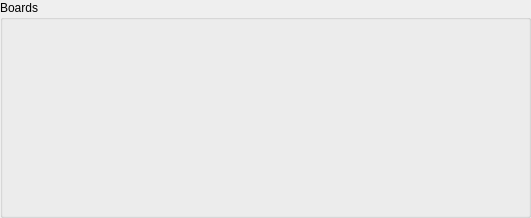
   <widget class="QGroupBox" name="groupBox_Boards">
    <property name="geometry">
     <rect>
      <x>0</x>
      <y>480</y>
      <width>531</width>
      <height>218</height>
     </rect>
    </property>
    <property name="toolTip">
     <string>&lt;!DOCTYPE HTML PUBLIC &quot;-//W3C//DTD HTML 4.0//EN&quot; &quot;http://www.w3.org/TR/REC-html40/strict.dtd&quot;&gt;
&lt;html&gt;&lt;head&gt;&lt;meta name=&quot;qrichtext&quot; content=&quot;1&quot; /&gt;&lt;style type=&quot;text/css&quot;&gt;
p, li { white-space: pre-wrap; }
&lt;/style&gt;&lt;/head&gt;&lt;body style=&quot; font-family:'MS Shell Dlg 2'; font-size:8.25pt; font-weight:400; font-style:normal;&quot;&gt;
&lt;p align=&quot;center&quot; style=&quot; margin-top:0px; margin-bottom:0px; margin-left:0px; margin-right:0px; -qt-block-indent:0; text-indent:0px;&quot;&gt;&lt;img src=&quot;:/icon/mog&quot; /&gt;&lt;span style=&quot; font-size:8pt;&quot;&gt; The &lt;/span&gt;&lt;span style=&quot; font-size:8pt; font-weight:600; color:#0000ff;&quot;&gt;board&lt;/span&gt;&lt;span style=&quot; font-size:8pt;&quot;&gt; you will play on your next &lt;/span&gt;&lt;span style=&quot; font-size:8pt; font-weight:600;&quot;&gt;Tetra Master duel&lt;/span&gt;&lt;span style=&quot; font-size:8pt;&quot;&gt;.&lt;/span&gt;&lt;/p&gt;
&lt;p align=&quot;center&quot; style=&quot; margin-top:0px; margin-bottom:0px; margin-left:0px; margin-right:0px; -qt-block-indent:0; text-indent:0px;&quot;&gt;&lt;span style=&quot; font-size:8pt; font-weight:600; color:#0000ff;&quot;&gt;The first board&lt;/span&gt;&lt;span style=&quot; font-size:8pt;&quot;&gt; is the board you will get if you duel someone right away.&lt;/span&gt;&lt;/p&gt;
&lt;p align=&quot;center&quot; style=&quot; margin-top:0px; margin-bottom:0px; margin-left:0px; margin-right:0px; -qt-block-indent:0; text-indent:0px;&quot;&gt;&lt;span style=&quot; font-size:8pt; font-weight:600; color:#0000ff;&quot;&gt;The next boards&lt;/span&gt;&lt;span style=&quot; font-size:8pt;&quot;&gt; are what you will get if you get 1 or 2 cards beforehand.&lt;/span&gt;&lt;/p&gt;&lt;/body&gt;&lt;/html&gt;</string>
    </property>
    <property name="title">
     <string>Boards</string>
    </property>
    <widget class="QLabel" name="img_board_1">
     <property name="geometry">
      <rect>
       <x>6</x>
       <y>15</y>
       <width>172</width>
       <height>195</height>
      </rect>
     </property>
     <property name="text">
      <string>&lt;!DOCTYPE HTML PUBLIC &quot;-//W3C//DTD HTML 4.0//EN&quot; &quot;http://www.w3.org/TR/REC-html40/strict.dtd&quot;&gt;
&lt;html&gt;&lt;head&gt;&lt;meta name=&quot;qrichtext&quot; content=&quot;1&quot; /&gt;&lt;style type=&quot;text/css&quot;&gt;
p, li { white-space: pre-wrap; }
&lt;/style&gt;&lt;/head&gt;&lt;body style=&quot; font-family:'MS Shell Dlg 2'; font-size:8.25pt; font-weight:400; font-style:normal;&quot;&gt;
&lt;p style=&quot; margin-top:0px; margin-bottom:0px; margin-left:0px; margin-right:0px; -qt-block-indent:0; text-indent:0px;&quot;&gt;&lt;img src=&quot;:/board/board&quot; /&gt;&lt;/p&gt;&lt;/body&gt;&lt;/html&gt;</string>
     </property>
    </widget>
    <widget class="QLabel" name="img_board_2">
     <property name="geometry">
      <rect>
       <x>179</x>
       <y>15</y>
       <width>172</width>
       <height>195</height>
      </rect>
     </property>
     <property name="text">
      <string>&lt;!DOCTYPE HTML PUBLIC &quot;-//W3C//DTD HTML 4.0//EN&quot; &quot;http://www.w3.org/TR/REC-html40/strict.dtd&quot;&gt;
&lt;html&gt;&lt;head&gt;&lt;meta name=&quot;qrichtext&quot; content=&quot;1&quot; /&gt;&lt;style type=&quot;text/css&quot;&gt;
p, li { white-space: pre-wrap; }
&lt;/style&gt;&lt;/head&gt;&lt;body style=&quot; font-family:'MS Shell Dlg 2'; font-size:8.25pt; font-weight:400; font-style:normal;&quot;&gt;
&lt;p style=&quot; margin-top:0px; margin-bottom:0px; margin-left:0px; margin-right:0px; -qt-block-indent:0; text-indent:0px;&quot;&gt;&lt;img src=&quot;:/board/board&quot; /&gt;&lt;/p&gt;&lt;/body&gt;&lt;/html&gt;</string>
     </property>
    </widget>
    <widget class="QLabel" name="img_board_3">
     <property name="geometry">
      <rect>
       <x>352</x>
       <y>15</y>
       <width>172</width>
       <height>195</height>
      </rect>
     </property>
     <property name="text">
      <string>&lt;!DOCTYPE HTML PUBLIC &quot;-//W3C//DTD HTML 4.0//EN&quot; &quot;http://www.w3.org/TR/REC-html40/strict.dtd&quot;&gt;
&lt;html&gt;&lt;head&gt;&lt;meta name=&quot;qrichtext&quot; content=&quot;1&quot; /&gt;&lt;style type=&quot;text/css&quot;&gt;
p, li { white-space: pre-wrap; }
&lt;/style&gt;&lt;/head&gt;&lt;body style=&quot; font-family:'MS Shell Dlg 2'; font-size:8.25pt; font-weight:400; font-style:normal;&quot;&gt;
&lt;p style=&quot; margin-top:0px; margin-bottom:0px; margin-left:0px; margin-right:0px; -qt-block-indent:0; text-indent:0px;&quot;&gt;&lt;img src=&quot;:/board/board&quot; /&gt;&lt;/p&gt;&lt;/body&gt;&lt;/html&gt;</string>
     </property>
    </widget>
    <widget class="QLabel" name="img_block_1_1">
     <property name="geometry">
      <rect>
       <x>6</x>
       <y>15</y>
       <width>43</width>
       <height>48</height>
      </rect>
     </property>
     <property name="text">
      <string/>
     </property>
    </widget>
    <widget class="QLabel" name="img_block_2_1">
     <property name="geometry">
      <rect>
       <x>49</x>
       <y>15</y>
       <width>43</width>
       <height>48</height>
      </rect>
     </property>
     <property name="text">
      <string/>
     </property>
    </widget>
    <widget class="QLabel" name="img_block_3_1">
     <property name="geometry">
      <rect>
       <x>92</x>
       <y>15</y>
       <width>43</width>
       <height>48</height>
      </rect>
     </property>
     <property name="text">
      <string/>
     </property>
    </widget>
    <widget class="QLabel" name="img_block_4_1">
     <property name="geometry">
      <rect>
       <x>135</x>
       <y>15</y>
       <width>43</width>
       <height>48</height>
      </rect>
     </property>
     <property name="text">
      <string/>
     </property>
    </widget>
    <widget class="QLabel" name="img_block_5_1">
     <property name="geometry">
      <rect>
       <x>6</x>
       <y>64</y>
       <width>43</width>
       <height>48</height>
      </rect>
     </property>
     <property name="text">
      <string/>
     </property>
    </widget>
    <widget class="QLabel" name="img_block_6_1">
     <property name="geometry">
      <rect>
       <x>49</x>
       <y>64</y>
       <width>43</width>
       <height>48</height>
      </rect>
     </property>
     <property name="text">
      <string>&lt;!DOCTYPE HTML PUBLIC &quot;-//W3C//DTD HTML 4.0//EN&quot; &quot;http://www.w3.org/TR/REC-html40/strict.dtd&quot;&gt;
&lt;html&gt;&lt;head&gt;&lt;meta name=&quot;qrichtext&quot; content=&quot;1&quot; /&gt;&lt;style type=&quot;text/css&quot;&gt;
p, li { white-space: pre-wrap; }
&lt;/style&gt;&lt;/head&gt;&lt;body style=&quot; font-family:'MS Shell Dlg 2'; font-size:8.25pt; font-weight:400; font-style:normal;&quot;&gt;
&lt;p style=&quot; margin-top:0px; margin-bottom:0px; margin-left:0px; margin-right:0px; -qt-block-indent:0; text-indent:0px;&quot;&gt;&lt;img src=&quot;:/board/block&quot; /&gt;&lt;/p&gt;&lt;/body&gt;&lt;/html&gt;</string>
     </property>
    </widget>
    <widget class="QLabel" name="img_block_7_1">
     <property name="geometry">
      <rect>
       <x>92</x>
       <y>64</y>
       <width>43</width>
       <height>48</height>
      </rect>
     </property>
     <property name="text">
      <string/>
     </property>
    </widget>
    <widget class="QLabel" name="img_block_8_1">
     <property name="geometry">
      <rect>
       <x>135</x>
       <y>64</y>
       <width>43</width>
       <height>48</height>
      </rect>
     </property>
     <property name="text">
      <string/>
     </property>
    </widget>
    <widget class="QLabel" name="img_block_9_1">
     <property name="geometry">
      <rect>
       <x>6</x>
       <y>113</y>
       <width>43</width>
       <height>48</height>
      </rect>
     </property>
     <property name="text">
      <string>&lt;!DOCTYPE HTML PUBLIC &quot;-//W3C//DTD HTML 4.0//EN&quot; &quot;http://www.w3.org/TR/REC-html40/strict.dtd&quot;&gt;
&lt;html&gt;&lt;head&gt;&lt;meta name=&quot;qrichtext&quot; content=&quot;1&quot; /&gt;&lt;style type=&quot;text/css&quot;&gt;
p, li { white-space: pre-wrap; }
&lt;/style&gt;&lt;/head&gt;&lt;body style=&quot; font-family:'MS Shell Dlg 2'; font-size:8.25pt; font-weight:400; font-style:normal;&quot;&gt;
&lt;p style=&quot; margin-top:0px; margin-bottom:0px; margin-left:0px; margin-right:0px; -qt-block-indent:0; text-indent:0px;&quot;&gt;&lt;img src=&quot;:/board/block&quot; /&gt;&lt;/p&gt;&lt;/body&gt;&lt;/html&gt;</string>
     </property>
    </widget>
    <widget class="QLabel" name="img_block_10_1">
     <property name="geometry">
      <rect>
       <x>49</x>
       <y>113</y>
       <width>43</width>
       <height>48</height>
      </rect>
     </property>
     <property name="text">
      <string/>
     </property>
    </widget>
    <widget class="QLabel" name="img_block_11_1">
     <property name="geometry">
      <rect>
       <x>92</x>
       <y>113</y>
       <width>43</width>
       <height>48</height>
      </rect>
     </property>
     <property name="text">
      <string>&lt;!DOCTYPE HTML PUBLIC &quot;-//W3C//DTD HTML 4.0//EN&quot; &quot;http://www.w3.org/TR/REC-html40/strict.dtd&quot;&gt;
&lt;html&gt;&lt;head&gt;&lt;meta name=&quot;qrichtext&quot; content=&quot;1&quot; /&gt;&lt;style type=&quot;text/css&quot;&gt;
p, li { white-space: pre-wrap; }
&lt;/style&gt;&lt;/head&gt;&lt;body style=&quot; font-family:'MS Shell Dlg 2'; font-size:8.25pt; font-weight:400; font-style:normal;&quot;&gt;
&lt;p style=&quot; margin-top:0px; margin-bottom:0px; margin-left:0px; margin-right:0px; -qt-block-indent:0; text-indent:0px;&quot;&gt;&lt;img src=&quot;:/board/block&quot; /&gt;&lt;/p&gt;&lt;/body&gt;&lt;/html&gt;</string>
     </property>
    </widget>
    <widget class="QLabel" name="img_block_12_1">
     <property name="geometry">
      <rect>
       <x>135</x>
       <y>113</y>
       <width>43</width>
       <height>48</height>
      </rect>
     </property>
     <property name="text">
      <string/>
     </property>
    </widget>
    <widget class="QLabel" name="img_block_13_1">
     <property name="geometry">
      <rect>
       <x>6</x>
       <y>162</y>
       <width>43</width>
       <height>48</height>
      </rect>
     </property>
     <property name="text">
      <string/>
     </property>
    </widget>
    <widget class="QLabel" name="img_block_14_1">
     <property name="geometry">
      <rect>
       <x>49</x>
       <y>162</y>
       <width>43</width>
       <height>48</height>
      </rect>
     </property>
     <property name="text">
      <string/>
     </property>
    </widget>
    <widget class="QLabel" name="img_block_15_1">
     <property name="geometry">
      <rect>
       <x>92</x>
       <y>162</y>
       <width>43</width>
       <height>48</height>
      </rect>
     </property>
     <property name="text">
      <string>&lt;!DOCTYPE HTML PUBLIC &quot;-//W3C//DTD HTML 4.0//EN&quot; &quot;http://www.w3.org/TR/REC-html40/strict.dtd&quot;&gt;
&lt;html&gt;&lt;head&gt;&lt;meta name=&quot;qrichtext&quot; content=&quot;1&quot; /&gt;&lt;style type=&quot;text/css&quot;&gt;
p, li { white-space: pre-wrap; }
&lt;/style&gt;&lt;/head&gt;&lt;body style=&quot; font-family:'MS Shell Dlg 2'; font-size:8.25pt; font-weight:400; font-style:normal;&quot;&gt;
&lt;p style=&quot; margin-top:0px; margin-bottom:0px; margin-left:0px; margin-right:0px; -qt-block-indent:0; text-indent:0px;&quot;&gt;&lt;img src=&quot;:/board/block&quot; /&gt;&lt;/p&gt;&lt;/body&gt;&lt;/html&gt;</string>
     </property>
    </widget>
    <widget class="QLabel" name="img_block_16_1">
     <property name="geometry">
      <rect>
       <x>135</x>
       <y>162</y>
       <width>43</width>
       <height>48</height>
      </rect>
     </property>
     <property name="text">
      <string>&lt;!DOCTYPE HTML PUBLIC &quot;-//W3C//DTD HTML 4.0//EN&quot; &quot;http://www.w3.org/TR/REC-html40/strict.dtd&quot;&gt;
&lt;html&gt;&lt;head&gt;&lt;meta name=&quot;qrichtext&quot; content=&quot;1&quot; /&gt;&lt;style type=&quot;text/css&quot;&gt;
p, li { white-space: pre-wrap; }
&lt;/style&gt;&lt;/head&gt;&lt;body style=&quot; font-family:'MS Shell Dlg 2'; font-size:8.25pt; font-weight:400; font-style:normal;&quot;&gt;
&lt;p style=&quot; margin-top:0px; margin-bottom:0px; margin-left:0px; margin-right:0px; -qt-block-indent:0; text-indent:0px;&quot;&gt;&lt;img src=&quot;:/board/block&quot; /&gt;&lt;/p&gt;&lt;/body&gt;&lt;/html&gt;</string>
     </property>
    </widget>
    <widget class="QLabel" name="img_block_14_2">
     <property name="geometry">
      <rect>
       <x>222</x>
       <y>162</y>
       <width>43</width>
       <height>48</height>
      </rect>
     </property>
     <property name="text">
      <string/>
     </property>
    </widget>
    <widget class="QLabel" name="img_block_11_2">
     <property name="geometry">
      <rect>
       <x>265</x>
       <y>113</y>
       <width>43</width>
       <height>48</height>
      </rect>
     </property>
     <property name="text">
      <string/>
     </property>
    </widget>
    <widget class="QLabel" name="img_block_2_2">
     <property name="geometry">
      <rect>
       <x>222</x>
       <y>15</y>
       <width>43</width>
       <height>48</height>
      </rect>
     </property>
     <property name="text">
      <string>&lt;!DOCTYPE HTML PUBLIC &quot;-//W3C//DTD HTML 4.0//EN&quot; &quot;http://www.w3.org/TR/REC-html40/strict.dtd&quot;&gt;
&lt;html&gt;&lt;head&gt;&lt;meta name=&quot;qrichtext&quot; content=&quot;1&quot; /&gt;&lt;style type=&quot;text/css&quot;&gt;
p, li { white-space: pre-wrap; }
&lt;/style&gt;&lt;/head&gt;&lt;body style=&quot; font-family:'MS Shell Dlg 2'; font-size:8.25pt; font-weight:400; font-style:normal;&quot;&gt;
&lt;p style=&quot; margin-top:0px; margin-bottom:0px; margin-left:0px; margin-right:0px; -qt-block-indent:0; text-indent:0px;&quot;&gt;&lt;img src=&quot;:/board/block&quot; /&gt;&lt;/p&gt;&lt;/body&gt;&lt;/html&gt;</string>
     </property>
    </widget>
    <widget class="QLabel" name="img_block_8_2">
     <property name="geometry">
      <rect>
       <x>308</x>
       <y>64</y>
       <width>43</width>
       <height>48</height>
      </rect>
     </property>
     <property name="text">
      <string/>
     </property>
    </widget>
    <widget class="QLabel" name="img_block_5_2">
     <property name="geometry">
      <rect>
       <x>179</x>
       <y>64</y>
       <width>43</width>
       <height>48</height>
      </rect>
     </property>
     <property name="text">
      <string>&lt;!DOCTYPE HTML PUBLIC &quot;-//W3C//DTD HTML 4.0//EN&quot; &quot;http://www.w3.org/TR/REC-html40/strict.dtd&quot;&gt;
&lt;html&gt;&lt;head&gt;&lt;meta name=&quot;qrichtext&quot; content=&quot;1&quot; /&gt;&lt;style type=&quot;text/css&quot;&gt;
p, li { white-space: pre-wrap; }
&lt;/style&gt;&lt;/head&gt;&lt;body style=&quot; font-family:'MS Shell Dlg 2'; font-size:8.25pt; font-weight:400; font-style:normal;&quot;&gt;
&lt;p style=&quot; margin-top:0px; margin-bottom:0px; margin-left:0px; margin-right:0px; -qt-block-indent:0; text-indent:0px;&quot;&gt;&lt;img src=&quot;:/board/block&quot; /&gt;&lt;/p&gt;&lt;/body&gt;&lt;/html&gt;</string>
     </property>
    </widget>
    <widget class="QLabel" name="img_block_15_2">
     <property name="geometry">
      <rect>
       <x>265</x>
       <y>162</y>
       <width>43</width>
       <height>48</height>
      </rect>
     </property>
     <property name="text">
      <string>&lt;!DOCTYPE HTML PUBLIC &quot;-//W3C//DTD HTML 4.0//EN&quot; &quot;http://www.w3.org/TR/REC-html40/strict.dtd&quot;&gt;
&lt;html&gt;&lt;head&gt;&lt;meta name=&quot;qrichtext&quot; content=&quot;1&quot; /&gt;&lt;style type=&quot;text/css&quot;&gt;
p, li { white-space: pre-wrap; }
&lt;/style&gt;&lt;/head&gt;&lt;body style=&quot; font-family:'MS Shell Dlg 2'; font-size:8.25pt; font-weight:400; font-style:normal;&quot;&gt;
&lt;p style=&quot; margin-top:0px; margin-bottom:0px; margin-left:0px; margin-right:0px; -qt-block-indent:0; text-indent:0px;&quot;&gt;&lt;img src=&quot;:/board/block&quot; /&gt;&lt;/p&gt;&lt;/body&gt;&lt;/html&gt;</string>
     </property>
    </widget>
    <widget class="QLabel" name="img_block_9_2">
     <property name="geometry">
      <rect>
       <x>179</x>
       <y>113</y>
       <width>43</width>
       <height>48</height>
      </rect>
     </property>
     <property name="text">
      <string>&lt;!DOCTYPE HTML PUBLIC &quot;-//W3C//DTD HTML 4.0//EN&quot; &quot;http://www.w3.org/TR/REC-html40/strict.dtd&quot;&gt;
&lt;html&gt;&lt;head&gt;&lt;meta name=&quot;qrichtext&quot; content=&quot;1&quot; /&gt;&lt;style type=&quot;text/css&quot;&gt;
p, li { white-space: pre-wrap; }
&lt;/style&gt;&lt;/head&gt;&lt;body style=&quot; font-family:'MS Shell Dlg 2'; font-size:8.25pt; font-weight:400; font-style:normal;&quot;&gt;
&lt;p style=&quot; margin-top:0px; margin-bottom:0px; margin-left:0px; margin-right:0px; -qt-block-indent:0; text-indent:0px;&quot;&gt;&lt;img src=&quot;:/board/block&quot; /&gt;&lt;/p&gt;&lt;/body&gt;&lt;/html&gt;</string>
     </property>
    </widget>
    <widget class="QLabel" name="img_block_12_2">
     <property name="geometry">
      <rect>
       <x>308</x>
       <y>113</y>
       <width>43</width>
       <height>48</height>
      </rect>
     </property>
     <property name="text">
      <string/>
     </property>
    </widget>
    <widget class="QLabel" name="img_block_6_2">
     <property name="geometry">
      <rect>
       <x>222</x>
       <y>64</y>
       <width>43</width>
       <height>48</height>
      </rect>
     </property>
     <property name="text">
      <string/>
     </property>
    </widget>
    <widget class="QLabel" name="img_block_3_2">
     <property name="geometry">
      <rect>
       <x>265</x>
       <y>15</y>
       <width>43</width>
       <height>48</height>
      </rect>
     </property>
     <property name="text">
      <string/>
     </property>
    </widget>
    <widget class="QLabel" name="img_block_10_2">
     <property name="geometry">
      <rect>
       <x>222</x>
       <y>113</y>
       <width>43</width>
       <height>48</height>
      </rect>
     </property>
     <property name="text">
      <string/>
     </property>
    </widget>
    <widget class="QLabel" name="img_block_16_2">
     <property name="geometry">
      <rect>
       <x>308</x>
       <y>162</y>
       <width>43</width>
       <height>48</height>
      </rect>
     </property>
     <property name="text">
      <string/>
     </property>
    </widget>
    <widget class="QLabel" name="img_block_13_2">
     <property name="geometry">
      <rect>
       <x>180</x>
       <y>162</y>
       <width>43</width>
       <height>48</height>
      </rect>
     </property>
     <property name="text">
      <string/>
     </property>
    </widget>
    <widget class="QLabel" name="img_block_1_2">
     <property name="geometry">
      <rect>
       <x>179</x>
       <y>15</y>
       <width>43</width>
       <height>48</height>
      </rect>
     </property>
     <property name="text">
      <string/>
     </property>
    </widget>
    <widget class="QLabel" name="img_block_7_2">
     <property name="geometry">
      <rect>
       <x>265</x>
       <y>64</y>
       <width>43</width>
       <height>48</height>
      </rect>
     </property>
     <property name="text">
      <string/>
     </property>
    </widget>
    <widget class="QLabel" name="img_block_4_2">
     <property name="geometry">
      <rect>
       <x>308</x>
       <y>15</y>
       <width>43</width>
       <height>48</height>
      </rect>
     </property>
     <property name="text">
      <string/>
     </property>
    </widget>
    <widget class="QLabel" name="img_block_14_3">
     <property name="geometry">
      <rect>
       <x>395</x>
       <y>162</y>
       <width>43</width>
       <height>48</height>
      </rect>
     </property>
     <property name="text">
      <string/>
     </property>
    </widget>
    <widget class="QLabel" name="img_block_11_3">
     <property name="geometry">
      <rect>
       <x>438</x>
       <y>112</y>
       <width>43</width>
       <height>48</height>
      </rect>
     </property>
     <property name="text">
      <string/>
     </property>
    </widget>
    <widget class="QLabel" name="img_block_2_3">
     <property name="geometry">
      <rect>
       <x>395</x>
       <y>15</y>
       <width>43</width>
       <height>48</height>
      </rect>
     </property>
     <property name="text">
      <string>&lt;!DOCTYPE HTML PUBLIC &quot;-//W3C//DTD HTML 4.0//EN&quot; &quot;http://www.w3.org/TR/REC-html40/strict.dtd&quot;&gt;
&lt;html&gt;&lt;head&gt;&lt;meta name=&quot;qrichtext&quot; content=&quot;1&quot; /&gt;&lt;style type=&quot;text/css&quot;&gt;
p, li { white-space: pre-wrap; }
&lt;/style&gt;&lt;/head&gt;&lt;body style=&quot; font-family:'MS Shell Dlg 2'; font-size:8.25pt; font-weight:400; font-style:normal;&quot;&gt;
&lt;p style=&quot; margin-top:0px; margin-bottom:0px; margin-left:0px; margin-right:0px; -qt-block-indent:0; text-indent:0px;&quot;&gt;&lt;img src=&quot;:/board/block&quot; /&gt;&lt;/p&gt;&lt;/body&gt;&lt;/html&gt;</string>
     </property>
    </widget>
    <widget class="QLabel" name="img_block_8_3">
     <property name="geometry">
      <rect>
       <x>481</x>
       <y>64</y>
       <width>43</width>
       <height>48</height>
      </rect>
     </property>
     <property name="text">
      <string/>
     </property>
    </widget>
    <widget class="QLabel" name="img_block_5_3">
     <property name="geometry">
      <rect>
       <x>352</x>
       <y>64</y>
       <width>43</width>
       <height>48</height>
      </rect>
     </property>
     <property name="text">
      <string>&lt;!DOCTYPE HTML PUBLIC &quot;-//W3C//DTD HTML 4.0//EN&quot; &quot;http://www.w3.org/TR/REC-html40/strict.dtd&quot;&gt;
&lt;html&gt;&lt;head&gt;&lt;meta name=&quot;qrichtext&quot; content=&quot;1&quot; /&gt;&lt;style type=&quot;text/css&quot;&gt;
p, li { white-space: pre-wrap; }
&lt;/style&gt;&lt;/head&gt;&lt;body style=&quot; font-family:'MS Shell Dlg 2'; font-size:8.25pt; font-weight:400; font-style:normal;&quot;&gt;
&lt;p style=&quot; margin-top:0px; margin-bottom:0px; margin-left:0px; margin-right:0px; -qt-block-indent:0; text-indent:0px;&quot;&gt;&lt;img src=&quot;:/board/block&quot; /&gt;&lt;/p&gt;&lt;/body&gt;&lt;/html&gt;</string>
     </property>
    </widget>
    <widget class="QLabel" name="img_block_15_3">
     <property name="geometry">
      <rect>
       <x>438</x>
       <y>162</y>
       <width>43</width>
       <height>48</height>
      </rect>
     </property>
     <property name="text">
      <string/>
     </property>
    </widget>
    <widget class="QLabel" name="img_block_9_3">
     <property name="geometry">
      <rect>
       <x>352</x>
       <y>113</y>
       <width>43</width>
       <height>48</height>
      </rect>
     </property>
     <property name="text">
      <string/>
     </property>
    </widget>
    <widget class="QLabel" name="img_block_12_3">
     <property name="geometry">
      <rect>
       <x>481</x>
       <y>113</y>
       <width>43</width>
       <height>48</height>
      </rect>
     </property>
     <property name="text">
      <string/>
     </property>
    </widget>
    <widget class="QLabel" name="img_block_6_3">
     <property name="geometry">
      <rect>
       <x>395</x>
       <y>64</y>
       <width>43</width>
       <height>48</height>
      </rect>
     </property>
     <property name="text">
      <string/>
     </property>
    </widget>
    <widget class="QLabel" name="img_block_3_3">
     <property name="geometry">
      <rect>
       <x>438</x>
       <y>15</y>
       <width>43</width>
       <height>48</height>
      </rect>
     </property>
     <property name="text">
      <string/>
     </property>
    </widget>
    <widget class="QLabel" name="img_block_10_3">
     <property name="geometry">
      <rect>
       <x>395</x>
       <y>113</y>
       <width>43</width>
       <height>48</height>
      </rect>
     </property>
     <property name="text">
      <string/>
     </property>
    </widget>
    <widget class="QLabel" name="img_block_16_3">
     <property name="geometry">
      <rect>
       <x>481</x>
       <y>162</y>
       <width>43</width>
       <height>48</height>
      </rect>
     </property>
     <property name="text">
      <string/>
     </property>
    </widget>
    <widget class="QLabel" name="img_block_13_3">
     <property name="geometry">
      <rect>
       <x>352</x>
       <y>162</y>
       <width>43</width>
       <height>48</height>
      </rect>
     </property>
     <property name="text">
      <string>&lt;!DOCTYPE HTML PUBLIC &quot;-//W3C//DTD HTML 4.0//EN&quot; &quot;http://www.w3.org/TR/REC-html40/strict.dtd&quot;&gt;
&lt;html&gt;&lt;head&gt;&lt;meta name=&quot;qrichtext&quot; content=&quot;1&quot; /&gt;&lt;style type=&quot;text/css&quot;&gt;
p, li { white-space: pre-wrap; }
&lt;/style&gt;&lt;/head&gt;&lt;body style=&quot; font-family:'MS Shell Dlg 2'; font-size:8.25pt; font-weight:400; font-style:normal;&quot;&gt;
&lt;p style=&quot; margin-top:0px; margin-bottom:0px; margin-left:0px; margin-right:0px; -qt-block-indent:0; text-indent:0px;&quot;&gt;&lt;img src=&quot;:/board/block&quot; /&gt;&lt;/p&gt;&lt;/body&gt;&lt;/html&gt;</string>
     </property>
    </widget>
    <widget class="QLabel" name="img_block_1_3">
     <property name="geometry">
      <rect>
       <x>352</x>
       <y>15</y>
       <width>43</width>
       <height>48</height>
      </rect>
     </property>
     <property name="text">
      <string/>
     </property>
    </widget>
    <widget class="QLabel" name="img_block_7_3">
     <property name="geometry">
      <rect>
       <x>438</x>
       <y>64</y>
       <width>43</width>
       <height>48</height>
      </rect>
     </property>
     <property name="text">
      <string/>
     </property>
    </widget>
    <widget class="QLabel" name="img_block_4_3">
     <property name="geometry">
      <rect>
       <x>481</x>
       <y>15</y>
       <width>43</width>
       <height>48</height>
      </rect>
     </property>
     <property name="text">
      <string/>
     </property>
    </widget>
   </widget>
